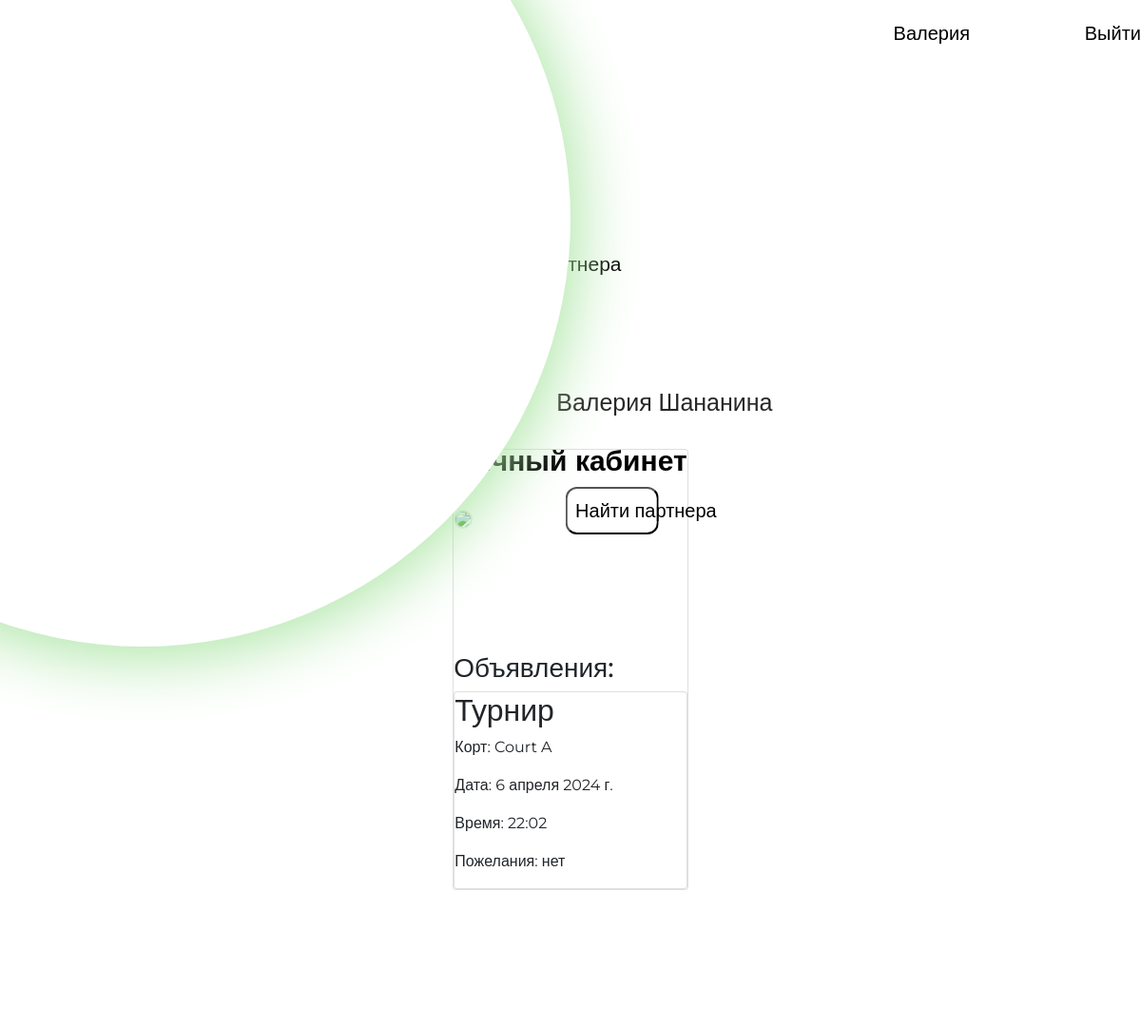
Page /myprofile/ (signed in) on the committed database.
### blog/models.py (models this page shows, shortened)
class Post(models.Model):
    COURT_CHOICES = (
        ('Court A', 'Court A'),
        ('Court B', 'Court B'),
        ('Court C', 'Court C'),
    )
    title = models.CharField('Заголовок', max_length=120)
    court = models.CharField('Корт', max_length=20,
                             choices=COURT_CHOICES, default='Court A')
    training_date = models.DateField(
        'Дата', default=datetime.date.today)
    training_time = models.TimeField(
        'Время', default=datetime.time(0, 0))
    preferences = models.TextField('Пожелания', default='')
    published_at = models.DateTimeField('Опубликовано', default=timezone.now)
    author = models.ForeignKey(User, on_delete=models.CASCADE)
    responders = models.ManyToManyField(User, related_name='responded_posts')
    class Meta:
        ordering = ['-published_at']

### blog/views.py (the view)
# urls.py: path('myprofile/', views.myprofile, name='myprofile'),
def myprofile(request):
    user_posts = Post.objects.filter(author=request.user)
    context = {'user_posts': user_posts}
    return render(request, "blog/myprofile.html", context)

### blog/templates/blog/myprofile.html (shortened to what this page needs)
{% extends 'base.html' %}
{% block content %}
{% load static %}
<!DOCTYPE html>
<html lang="ru">
<head>
    <link href="https://cdn.jsdelivr.net/npm/bootstrap@5.0.0-beta1/dist/css/bootstrap.min.css" rel="stylesheet">
    <link rel="stylesheet" href="{% static 'css/myprofile.css'%}" type="text/css">
  </head>
<body>
    <div class="circle" ></div>
<div class="container d-flex justify-content-center mt-5">
	<div class="card">
        <h1 class = "form-title">Личный кабинет</h1>
		<div class="top-container">
            <img src="https://kartinki.pics/uploads/posts/2022-12/1670577824_15-kartinkin-net-p-neitralnie-kartinki-vkontakte-15.jpg"  class="img-fluid profile-image" width="200">
            <h2 class = "name">{{ request.user.first_name }} {{ request.user.last_name }}</h2>
        </div>
        <button class="middle-container mt-3 p-2"><a href="/find-partner">Найти партнера</a></button>
        <div class="ads-border mt-4">
			<h3>Объявления:</h3>
			{% for post in user_posts %}
			  <div class="card">
				<h2>{{ post.title }}</h2>
				<p>Корт: {{ post.court }}</p>
				<p>Дата: {{ post.training_date }}</p>
				<p>Время: {{ post.training_time }}</p>
				<p>Пожелания: {{ post.preferences }}</p>
			  </div>
			{% endfor %}
		  </div>
    </div>
</div>
</body>
</html>
{% endblock content %}

### templates/base.html (shortened to what this page needs)
{%load static %}
<!DOCTYPE html>
<html lang="en">
  <head>
  <link href="https://cdn.jsdelivr.net/npm/bootstrap@5.0.0-beta1/dist/css/bootstrap.min.css" rel="stylesheet">
  <link rel="stylesheet" href="{% static 'css/registration.css'%}" type="text/css">
  <link rel="stylesheet" href="{% static 'css/navigation.css'%}" type="text/css">
    <link rel="stylesheet" href="{% static 'css/style.css' %}" />
  </head>
  <body>
	  <header class="header">
		<div class="container">
				<a href="/""" class="navbar-brand" href="Liga Tennisa" style=color:black; >
					<a href="/""" class="ligatennisa"><h2><p>Лига <br />Тенниса</p></h2></a>
				</a>
			<nav class="navbar">
				<ul class="nav-list" style="position:absolute; top: -110px">
					<li class="nav-item">
						<a href="/tournaments" class="nav-link">Турниры</a>
					</li>
					<li class="nav-item">
						<a href="/courts" class="nav-link">Корты</a>
					</li>
					<li class="nav-item">
						<a href="/find_partner" class="nav-link">Найти партнера</a>
					</li>
				</ul>
			</nav>
			{%if request.user.is_authenticated %}
  			<a href="/myprofile" class="btnlogin"> {{ request.user.first_name | title }}</span>
  			<a href="{% url 'logout' %}" class="btnregistr">Выйти</a>
  			{%endif%}
		</div>
	</header>
  	<main>
	    {%block content%}
	    {%endblock content%}
  	</main>
  </body>
</html>

### static/css/registration.css (style rules this page uses)
* { margin: 0; padding: 0; box-sizing: border-box; font-family: "Montserrat", sans-serif; font-optical-sizing: auto; font-weight: weight; font-style: normal; }
main { background: white; height: 100vh; display:flex; flex-direction: column; justify-content: center; align-items: center; }
.circle { position:absolute; z-index: 2; width: 3000px; height: 3000px ; border-radius: 50% ; background: white; box-shadow: 0px 4px 70px 6px rgba(168,228,160); animation-name: fadeCircle; animation-duration: .7s; animation-timing-function: ease-in-out; animation-delay: 0s; animation-iteration-count: 1; animation-fill-mode: forwards; }
.form-title { text-align: center; position: relative; color: black; font-weight: 700; font-size: 30px; line-height: 23px; margin-bottom: 38px; }

### static/css/navigation.css (style rules this page uses)
* { font-family: "Montserrat", sans-serif; font-optical-sizing: auto; font-weight: weight; font-style: normal; }
body { height:1080px; width:100%; }
html { width: 100%; margin: 0; }
.navbar { width: 100%; justify-content: center; }
.nav-list { position:relative; top: 10px; list-style: none; display: flex; align-items: center; column-gap: 100px; justify-content: center; white-space: nowrap; color: black; flex-grow: 0; }
.nav-link { text-align: center; position: relative; top: 100px; display: inline-block; column-gap: 30px; color: black; font-size: 21px; }
.btnregistr { position: absolute; top: 20px; right: 0px; color:black; text-decoration: none; font-size: 20px; }
.btnlogin { position: absolute; top: 20px; right: 180px; color:black; text-decoration: none; font-size: 20px; }
.ligatennisa { position: absolute; top: 10px; left: 120px; color:black; text-decoration: none; }
* { margin: 0; padding: 0; box-sizing: border-box; font-family: 'Montserrat', sans-serif; }
body { display: flex; flex-direction: column; justify-content: flex-end; min-height: 100vh; }

### static/css/style.css (style rules this page uses)
h1 { color: #0052ea; }

### static/css/myprofile.css (style rules this page uses)
body { margin: 0; background-color: white; }
.circle { position: absolute; display: flex; transform: translate(-50%, -50%); z-index: 1; width: 3000px; height: 3000px ; border-radius: 50% ; background: white; box-shadow: 0px 4px 70px 6px rgba(168,228,160); animation-name: fadeCircle; animation-duration: .7s; animation-timing-function: ease-in-out; animation-delay: 0s; animation-iteration-count: 1; animation-fill-mode: forwards; }
.top-container { flex-basis: 50%; width: 40%; height: 70%; align-items: center; }
.profile-image { flex-basis: 50%; position: relative; transform: translate( 0%, 0%); border-radius: 10px; border: 2px solid #e3f0e9; }
.name { position: relative; font-size: 25px; font-weight: medium; white-space: nowrap; transform: translate(110%, -500%); color: #272727; }
button a { color: black; text-decoration: none; font-size: 20px; font-weight: 500; }
.middle-container { flex-basis: 50%; transform: translate(120%, -200%); white-space: nowrap; width: 40%; background-color: white; border-radius: 12px; }
.ads-border { flex-basis: 50%; margin-bottom: auto; display: block; align-items: center; }

### rows in the picture
Post: title "Турнир", court "Court A", training_date "6 апреля 2024 г.", training_time "22:02", preferences "нет"

### other values in the picture
{{ request.user.first_name | title }} "Валерия"
{{ request.user.first_name }} "Валерия"
{{ request.user.last_name }} "Шананина"
